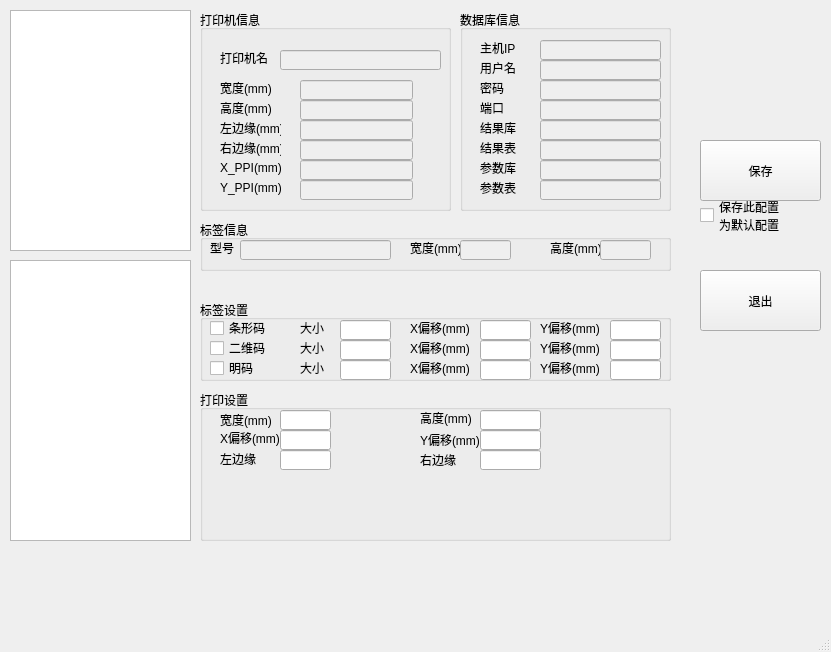
<?xml version="1.0" encoding="UTF-8"?>
<ui version="4.0">
 <class>MainWindow</class>
 <widget class="QMainWindow" name="MainWindow">
  <property name="geometry">
   <rect>
    <x>0</x>
    <y>0</y>
    <width>831</width>
    <height>652</height>
   </rect>
  </property>
  <property name="windowTitle">
   <string>产品标签打印设置</string>
  </property>
  <widget class="QWidget" name="centralwidget">
   <widget class="QPushButton" name="btn_save_config">
    <property name="geometry">
     <rect>
      <x>700</x>
      <y>140</y>
      <width>121</width>
      <height>61</height>
     </rect>
    </property>
    <property name="text">
     <string>保存</string>
    </property>
   </widget>
   <widget class="QListView" name="lsv_printer_names">
    <property name="geometry">
     <rect>
      <x>10</x>
      <y>10</y>
      <width>181</width>
      <height>241</height>
     </rect>
    </property>
   </widget>
   <widget class="QGroupBox" name="gbx_printer_info">
    <property name="geometry">
     <rect>
      <x>200</x>
      <y>10</y>
      <width>251</width>
      <height>201</height>
     </rect>
    </property>
    <property name="title">
     <string>打印机信息</string>
    </property>
    <widget class="QLabel" name="label">
     <property name="geometry">
      <rect>
       <x>20</x>
       <y>40</y>
       <width>51</width>
       <height>16</height>
      </rect>
     </property>
     <property name="text">
      <string>打印机名</string>
     </property>
    </widget>
    <widget class="QLabel" name="label_2">
     <property name="geometry">
      <rect>
       <x>20</x>
       <y>70</y>
       <width>51</width>
       <height>16</height>
      </rect>
     </property>
     <property name="text">
      <string>宽度(mm)</string>
     </property>
    </widget>
    <widget class="QLabel" name="label_3">
     <property name="geometry">
      <rect>
       <x>20</x>
       <y>90</y>
       <width>51</width>
       <height>16</height>
      </rect>
     </property>
     <property name="text">
      <string>高度(mm)</string>
     </property>
    </widget>
    <widget class="QLabel" name="label_4">
     <property name="geometry">
      <rect>
       <x>20</x>
       <y>110</y>
       <width>61</width>
       <height>16</height>
      </rect>
     </property>
     <property name="text">
      <string>左边缘(mm)</string>
     </property>
    </widget>
    <widget class="QLabel" name="label_5">
     <property name="geometry">
      <rect>
       <x>20</x>
       <y>130</y>
       <width>61</width>
       <height>16</height>
      </rect>
     </property>
     <property name="text">
      <string>右边缘(mm)</string>
     </property>
    </widget>
    <widget class="QLabel" name="label_6">
     <property name="geometry">
      <rect>
       <x>20</x>
       <y>150</y>
       <width>61</width>
       <height>16</height>
      </rect>
     </property>
     <property name="text">
      <string>X_PPI(mm)</string>
     </property>
    </widget>
    <widget class="QLabel" name="label_7">
     <property name="geometry">
      <rect>
       <x>20</x>
       <y>170</y>
       <width>61</width>
       <height>16</height>
      </rect>
     </property>
     <property name="text">
      <string>Y_PPI(mm)</string>
     </property>
    </widget>
    <widget class="QLineEdit" name="led_printer_name">
     <property name="enabled">
      <bool>false</bool>
     </property>
     <property name="geometry">
      <rect>
       <x>80</x>
       <y>40</y>
       <width>161</width>
       <height>20</height>
      </rect>
     </property>
    </widget>
    <widget class="QLineEdit" name="led_printer_width">
     <property name="enabled">
      <bool>false</bool>
     </property>
     <property name="geometry">
      <rect>
       <x>100</x>
       <y>70</y>
       <width>113</width>
       <height>20</height>
      </rect>
     </property>
     <property name="readOnly">
      <bool>true</bool>
     </property>
    </widget>
    <widget class="QLineEdit" name="led_printer_height">
     <property name="enabled">
      <bool>false</bool>
     </property>
     <property name="geometry">
      <rect>
       <x>100</x>
       <y>90</y>
       <width>113</width>
       <height>20</height>
      </rect>
     </property>
     <property name="readOnly">
      <bool>true</bool>
     </property>
    </widget>
    <widget class="QLineEdit" name="led_printer_left_margin">
     <property name="enabled">
      <bool>false</bool>
     </property>
     <property name="geometry">
      <rect>
       <x>100</x>
       <y>110</y>
       <width>113</width>
       <height>20</height>
      </rect>
     </property>
     <property name="readOnly">
      <bool>true</bool>
     </property>
    </widget>
    <widget class="QLineEdit" name="led_printer_y_ppi">
     <property name="enabled">
      <bool>false</bool>
     </property>
     <property name="geometry">
      <rect>
       <x>100</x>
       <y>170</y>
       <width>113</width>
       <height>20</height>
      </rect>
     </property>
     <property name="readOnly">
      <bool>true</bool>
     </property>
    </widget>
    <widget class="QLineEdit" name="led_printer_x_ppi">
     <property name="enabled">
      <bool>false</bool>
     </property>
     <property name="geometry">
      <rect>
       <x>100</x>
       <y>150</y>
       <width>113</width>
       <height>20</height>
      </rect>
     </property>
     <property name="readOnly">
      <bool>true</bool>
     </property>
    </widget>
    <widget class="QLineEdit" name="led_printer_right_margin">
     <property name="enabled">
      <bool>false</bool>
     </property>
     <property name="geometry">
      <rect>
       <x>100</x>
       <y>130</y>
       <width>113</width>
       <height>20</height>
      </rect>
     </property>
     <property name="readOnly">
      <bool>true</bool>
     </property>
    </widget>
    <widget class="QLabel" name="label_8">
     <property name="geometry">
      <rect>
       <x>300</x>
       <y>130</y>
       <width>61</width>
       <height>16</height>
      </rect>
     </property>
     <property name="text">
      <string>右边缘(mm)</string>
     </property>
    </widget>
    <widget class="QLineEdit" name="led_printer_left_edge_2">
     <property name="geometry">
      <rect>
       <x>380</x>
       <y>110</y>
       <width>113</width>
       <height>20</height>
      </rect>
     </property>
    </widget>
    <widget class="QLineEdit" name="led_printer_right_edge_2">
     <property name="geometry">
      <rect>
       <x>380</x>
       <y>130</y>
       <width>113</width>
       <height>20</height>
      </rect>
     </property>
    </widget>
    <widget class="QLabel" name="label_9">
     <property name="geometry">
      <rect>
       <x>300</x>
       <y>150</y>
       <width>61</width>
       <height>16</height>
      </rect>
     </property>
     <property name="text">
      <string>X_PPI(mm)</string>
     </property>
    </widget>
    <widget class="QLabel" name="label_10">
     <property name="geometry">
      <rect>
       <x>300</x>
       <y>90</y>
       <width>51</width>
       <height>16</height>
      </rect>
     </property>
     <property name="text">
      <string>高度(mm)</string>
     </property>
    </widget>
    <widget class="QLineEdit" name="led_printer_height_2">
     <property name="geometry">
      <rect>
       <x>380</x>
       <y>90</y>
       <width>113</width>
       <height>20</height>
      </rect>
     </property>
    </widget>
    <widget class="QLineEdit" name="led_printer_x_ppi_2">
     <property name="geometry">
      <rect>
       <x>380</x>
       <y>150</y>
       <width>113</width>
       <height>20</height>
      </rect>
     </property>
    </widget>
    <widget class="QLabel" name="label_11">
     <property name="geometry">
      <rect>
       <x>300</x>
       <y>70</y>
       <width>51</width>
       <height>16</height>
      </rect>
     </property>
     <property name="text">
      <string>宽度(mm)</string>
     </property>
    </widget>
    <widget class="QLabel" name="label_12">
     <property name="geometry">
      <rect>
       <x>300</x>
       <y>110</y>
       <width>61</width>
       <height>16</height>
      </rect>
     </property>
     <property name="text">
      <string>左边缘(mm)</string>
     </property>
    </widget>
    <widget class="QLabel" name="label_13">
     <property name="geometry">
      <rect>
       <x>300</x>
       <y>170</y>
       <width>61</width>
       <height>16</height>
      </rect>
     </property>
     <property name="text">
      <string>Y_PPI(mm)</string>
     </property>
    </widget>
    <widget class="QLineEdit" name="led_printer_y_ppi_2">
     <property name="geometry">
      <rect>
       <x>380</x>
       <y>170</y>
       <width>113</width>
       <height>20</height>
      </rect>
     </property>
    </widget>
    <widget class="QLineEdit" name="led_printer_width_2">
     <property name="geometry">
      <rect>
       <x>380</x>
       <y>70</y>
       <width>113</width>
       <height>20</height>
      </rect>
     </property>
    </widget>
   </widget>
   <widget class="QGroupBox" name="grobox_database">
    <property name="geometry">
     <rect>
      <x>460</x>
      <y>10</y>
      <width>211</width>
      <height>201</height>
     </rect>
    </property>
    <property name="title">
     <string>数据库信息</string>
    </property>
    <widget class="QLabel" name="label_14">
     <property name="geometry">
      <rect>
       <x>20</x>
       <y>30</y>
       <width>41</width>
       <height>16</height>
      </rect>
     </property>
     <property name="text">
      <string>主机IP</string>
     </property>
    </widget>
    <widget class="QLabel" name="label_15">
     <property name="geometry">
      <rect>
       <x>20</x>
       <y>50</y>
       <width>41</width>
       <height>16</height>
      </rect>
     </property>
     <property name="text">
      <string>用户名</string>
     </property>
    </widget>
    <widget class="QLabel" name="label_16">
     <property name="geometry">
      <rect>
       <x>20</x>
       <y>110</y>
       <width>51</width>
       <height>16</height>
      </rect>
     </property>
     <property name="text">
      <string>结果库</string>
     </property>
    </widget>
    <widget class="QLabel" name="label_17">
     <property name="geometry">
      <rect>
       <x>20</x>
       <y>70</y>
       <width>41</width>
       <height>16</height>
      </rect>
     </property>
     <property name="text">
      <string>密码</string>
     </property>
    </widget>
    <widget class="QLabel" name="label_18">
     <property name="geometry">
      <rect>
       <x>20</x>
       <y>90</y>
       <width>51</width>
       <height>16</height>
      </rect>
     </property>
     <property name="text">
      <string>端口</string>
     </property>
    </widget>
    <widget class="QLabel" name="label_19">
     <property name="geometry">
      <rect>
       <x>20</x>
       <y>130</y>
       <width>51</width>
       <height>16</height>
      </rect>
     </property>
     <property name="text">
      <string>结果表</string>
     </property>
    </widget>
    <widget class="QLineEdit" name="led_db_ip">
     <property name="enabled">
      <bool>false</bool>
     </property>
     <property name="geometry">
      <rect>
       <x>80</x>
       <y>30</y>
       <width>121</width>
       <height>20</height>
      </rect>
     </property>
    </widget>
    <widget class="QLineEdit" name="led_db_user">
     <property name="enabled">
      <bool>false</bool>
     </property>
     <property name="geometry">
      <rect>
       <x>80</x>
       <y>50</y>
       <width>121</width>
       <height>20</height>
      </rect>
     </property>
    </widget>
    <widget class="QLineEdit" name="led_db_chk_name">
     <property name="enabled">
      <bool>false</bool>
     </property>
     <property name="geometry">
      <rect>
       <x>80</x>
       <y>110</y>
       <width>121</width>
       <height>20</height>
      </rect>
     </property>
    </widget>
    <widget class="QLineEdit" name="led_db_pw">
     <property name="enabled">
      <bool>false</bool>
     </property>
     <property name="geometry">
      <rect>
       <x>80</x>
       <y>70</y>
       <width>121</width>
       <height>20</height>
      </rect>
     </property>
    </widget>
    <widget class="QLineEdit" name="led_db_chk_table">
     <property name="enabled">
      <bool>false</bool>
     </property>
     <property name="geometry">
      <rect>
       <x>80</x>
       <y>130</y>
       <width>121</width>
       <height>20</height>
      </rect>
     </property>
    </widget>
    <widget class="QLineEdit" name="led_db_port">
     <property name="enabled">
      <bool>false</bool>
     </property>
     <property name="geometry">
      <rect>
       <x>80</x>
       <y>90</y>
       <width>121</width>
       <height>20</height>
      </rect>
     </property>
    </widget>
    <widget class="QLabel" name="label_41">
     <property name="geometry">
      <rect>
       <x>20</x>
       <y>150</y>
       <width>51</width>
       <height>16</height>
      </rect>
     </property>
     <property name="text">
      <string>参数库</string>
     </property>
    </widget>
    <widget class="QLineEdit" name="led_db_rec_name">
     <property name="enabled">
      <bool>false</bool>
     </property>
     <property name="geometry">
      <rect>
       <x>80</x>
       <y>150</y>
       <width>121</width>
       <height>20</height>
      </rect>
     </property>
    </widget>
    <widget class="QLabel" name="label_42">
     <property name="geometry">
      <rect>
       <x>20</x>
       <y>170</y>
       <width>51</width>
       <height>16</height>
      </rect>
     </property>
     <property name="text">
      <string>参数表</string>
     </property>
    </widget>
    <widget class="QLineEdit" name="led_db_rec_table">
     <property name="enabled">
      <bool>false</bool>
     </property>
     <property name="geometry">
      <rect>
       <x>80</x>
       <y>170</y>
       <width>121</width>
       <height>20</height>
      </rect>
     </property>
    </widget>
   </widget>
   <widget class="QGroupBox" name="gbx_label_setting">
    <property name="geometry">
     <rect>
      <x>200</x>
      <y>300</y>
      <width>471</width>
      <height>81</height>
     </rect>
    </property>
    <property name="title">
     <string>标签设置</string>
    </property>
    <widget class="QLabel" name="label_23">
     <property name="geometry">
      <rect>
       <x>100</x>
       <y>20</y>
       <width>31</width>
       <height>16</height>
      </rect>
     </property>
     <property name="text">
      <string>大小</string>
     </property>
    </widget>
    <widget class="QLabel" name="label_24">
     <property name="geometry">
      <rect>
       <x>100</x>
       <y>60</y>
       <width>31</width>
       <height>16</height>
      </rect>
     </property>
     <property name="text">
      <string>大小</string>
     </property>
    </widget>
    <widget class="QLabel" name="label_25">
     <property name="geometry">
      <rect>
       <x>100</x>
       <y>40</y>
       <width>31</width>
       <height>16</height>
      </rect>
     </property>
     <property name="text">
      <string>大小</string>
     </property>
    </widget>
    <widget class="QCheckBox" name="ckb_use_barcode">
     <property name="geometry">
      <rect>
       <x>10</x>
       <y>20</y>
       <width>71</width>
       <height>16</height>
      </rect>
     </property>
     <property name="text">
      <string>条形码</string>
     </property>
    </widget>
    <widget class="QCheckBox" name="ckb_use_qrcode">
     <property name="geometry">
      <rect>
       <x>10</x>
       <y>40</y>
       <width>71</width>
       <height>16</height>
      </rect>
     </property>
     <property name="text">
      <string>二维码</string>
     </property>
    </widget>
    <widget class="QCheckBox" name="ckb_use_hr">
     <property name="geometry">
      <rect>
       <x>10</x>
       <y>60</y>
       <width>71</width>
       <height>16</height>
      </rect>
     </property>
     <property name="text">
      <string>明码</string>
     </property>
    </widget>
    <widget class="QLineEdit" name="led_label_barcode_size">
     <property name="geometry">
      <rect>
       <x>140</x>
       <y>20</y>
       <width>51</width>
       <height>20</height>
      </rect>
     </property>
    </widget>
    <widget class="QLineEdit" name="led_label_hr_size">
     <property name="geometry">
      <rect>
       <x>140</x>
       <y>60</y>
       <width>51</width>
       <height>20</height>
      </rect>
     </property>
    </widget>
    <widget class="QLineEdit" name="led_label_qrcode_size">
     <property name="geometry">
      <rect>
       <x>140</x>
       <y>40</y>
       <width>51</width>
       <height>20</height>
      </rect>
     </property>
    </widget>
    <widget class="QLabel" name="label_28">
     <property name="geometry">
      <rect>
       <x>210</x>
       <y>40</y>
       <width>61</width>
       <height>16</height>
      </rect>
     </property>
     <property name="text">
      <string>X偏移(mm)</string>
     </property>
    </widget>
    <widget class="QLineEdit" name="led_label_barcode_x_offset">
     <property name="geometry">
      <rect>
       <x>280</x>
       <y>20</y>
       <width>51</width>
       <height>20</height>
      </rect>
     </property>
    </widget>
    <widget class="QLineEdit" name="led_label_qrcode_x_offset">
     <property name="geometry">
      <rect>
       <x>280</x>
       <y>40</y>
       <width>51</width>
       <height>20</height>
      </rect>
     </property>
    </widget>
    <widget class="QLineEdit" name="led_label_hr_x_offset">
     <property name="geometry">
      <rect>
       <x>280</x>
       <y>60</y>
       <width>51</width>
       <height>20</height>
      </rect>
     </property>
    </widget>
    <widget class="QLabel" name="label_29">
     <property name="geometry">
      <rect>
       <x>210</x>
       <y>20</y>
       <width>61</width>
       <height>16</height>
      </rect>
     </property>
     <property name="text">
      <string>X偏移(mm)</string>
     </property>
    </widget>
    <widget class="QLabel" name="label_31">
     <property name="geometry">
      <rect>
       <x>210</x>
       <y>60</y>
       <width>61</width>
       <height>16</height>
      </rect>
     </property>
     <property name="text">
      <string>X偏移(mm)</string>
     </property>
    </widget>
    <widget class="QLineEdit" name="led_label_qrcode_y_offset">
     <property name="geometry">
      <rect>
       <x>410</x>
       <y>40</y>
       <width>51</width>
       <height>20</height>
      </rect>
     </property>
    </widget>
    <widget class="QLabel" name="label_33">
     <property name="geometry">
      <rect>
       <x>340</x>
       <y>40</y>
       <width>61</width>
       <height>16</height>
      </rect>
     </property>
     <property name="text">
      <string>Y偏移(mm)</string>
     </property>
    </widget>
    <widget class="QLabel" name="label_34">
     <property name="geometry">
      <rect>
       <x>340</x>
       <y>20</y>
       <width>61</width>
       <height>16</height>
      </rect>
     </property>
     <property name="text">
      <string>Y偏移(mm)</string>
     </property>
    </widget>
    <widget class="QLineEdit" name="led_label_hr_y_offset">
     <property name="geometry">
      <rect>
       <x>410</x>
       <y>60</y>
       <width>51</width>
       <height>20</height>
      </rect>
     </property>
    </widget>
    <widget class="QLabel" name="label_37">
     <property name="geometry">
      <rect>
       <x>340</x>
       <y>60</y>
       <width>61</width>
       <height>16</height>
      </rect>
     </property>
     <property name="text">
      <string>Y偏移(mm)</string>
     </property>
    </widget>
    <widget class="QLineEdit" name="led_label_barcode_y_offset">
     <property name="geometry">
      <rect>
       <x>410</x>
       <y>20</y>
       <width>51</width>
       <height>20</height>
      </rect>
     </property>
    </widget>
    <zorder>label_23</zorder>
    <zorder>label_24</zorder>
    <zorder>label_25</zorder>
    <zorder>ckb_use_barcode</zorder>
    <zorder>ckb_use_qrcode</zorder>
    <zorder>ckb_use_hr</zorder>
    <zorder>led_label_barcode_size</zorder>
    <zorder>led_label_hr_size</zorder>
    <zorder>led_label_qrcode_size</zorder>
    <zorder>led_label_barcode_x_offset</zorder>
    <zorder>led_label_qrcode_x_offset</zorder>
    <zorder>led_label_hr_x_offset</zorder>
    <zorder>label_29</zorder>
    <zorder>label_31</zorder>
    <zorder>led_label_qrcode_y_offset</zorder>
    <zorder>label_33</zorder>
    <zorder>label_34</zorder>
    <zorder>led_label_hr_y_offset</zorder>
    <zorder>label_37</zorder>
    <zorder>led_label_barcode_y_offset</zorder>
    <zorder>label_28</zorder>
   </widget>
   <widget class="QPushButton" name="btn_quit_config">
    <property name="geometry">
     <rect>
      <x>700</x>
      <y>270</y>
      <width>121</width>
      <height>61</height>
     </rect>
    </property>
    <property name="text">
     <string>退出</string>
    </property>
   </widget>
   <widget class="QGroupBox" name="gbx_add_label">
    <property name="geometry">
     <rect>
      <x>200</x>
      <y>390</y>
      <width>471</width>
      <height>151</height>
     </rect>
    </property>
    <property name="title">
     <string>打印设置</string>
    </property>
    <widget class="QLineEdit" name="led_add_label_x_offset">
     <property name="geometry">
      <rect>
       <x>80</x>
       <y>40</y>
       <width>51</width>
       <height>20</height>
      </rect>
     </property>
    </widget>
    <widget class="QLabel" name="label_45">
     <property name="geometry">
      <rect>
       <x>20</x>
       <y>40</y>
       <width>61</width>
       <height>16</height>
      </rect>
     </property>
     <property name="text">
      <string>X偏移(mm)</string>
     </property>
    </widget>
    <widget class="QLabel" name="label_46">
     <property name="geometry">
      <rect>
       <x>220</x>
       <y>40</y>
       <width>61</width>
       <height>20</height>
      </rect>
     </property>
     <property name="text">
      <string>Y偏移(mm)</string>
     </property>
    </widget>
    <widget class="QLineEdit" name="led_add_label_y_offset">
     <property name="geometry">
      <rect>
       <x>280</x>
       <y>40</y>
       <width>61</width>
       <height>20</height>
      </rect>
     </property>
    </widget>
    <widget class="QLabel" name="label_47">
     <property name="geometry">
      <rect>
       <x>20</x>
       <y>20</y>
       <width>61</width>
       <height>20</height>
      </rect>
     </property>
     <property name="text">
      <string>宽度(mm)</string>
     </property>
    </widget>
    <widget class="QLineEdit" name="led_add_label_width">
     <property name="geometry">
      <rect>
       <x>80</x>
       <y>20</y>
       <width>51</width>
       <height>20</height>
      </rect>
     </property>
    </widget>
    <widget class="QLineEdit" name="led_add_label_right_margin">
     <property name="geometry">
      <rect>
       <x>280</x>
       <y>60</y>
       <width>61</width>
       <height>20</height>
      </rect>
     </property>
    </widget>
    <widget class="QLabel" name="label_50">
     <property name="geometry">
      <rect>
       <x>20</x>
       <y>60</y>
       <width>61</width>
       <height>16</height>
      </rect>
     </property>
     <property name="text">
      <string>&lt;html&gt;&lt;head/&gt;&lt;body&gt;&lt;p&gt;左边缘&lt;/p&gt;&lt;/body&gt;&lt;/html&gt;</string>
     </property>
    </widget>
    <widget class="QLineEdit" name="led_add_label_left_margin">
     <property name="geometry">
      <rect>
       <x>80</x>
       <y>60</y>
       <width>51</width>
       <height>20</height>
      </rect>
     </property>
    </widget>
    <widget class="QLabel" name="label_51">
     <property name="geometry">
      <rect>
       <x>220</x>
       <y>60</y>
       <width>61</width>
       <height>20</height>
      </rect>
     </property>
     <property name="text">
      <string>右边缘</string>
     </property>
    </widget>
    <widget class="QLabel" name="label_48">
     <property name="geometry">
      <rect>
       <x>220</x>
       <y>20</y>
       <width>51</width>
       <height>16</height>
      </rect>
     </property>
     <property name="text">
      <string>高度(mm)</string>
     </property>
    </widget>
    <widget class="QLineEdit" name="led_add_label_height">
     <property name="geometry">
      <rect>
       <x>280</x>
       <y>20</y>
       <width>61</width>
       <height>20</height>
      </rect>
     </property>
    </widget>
   </widget>
   <widget class="QCheckBox" name="ckb_change_default">
    <property name="geometry">
     <rect>
      <x>700</x>
      <y>200</y>
      <width>111</width>
      <height>31</height>
     </rect>
    </property>
    <property name="text">
     <string>保存此配置
为默认配置</string>
    </property>
   </widget>
   <widget class="QListView" name="lsv_label_size">
    <property name="geometry">
     <rect>
      <x>10</x>
      <y>260</y>
      <width>181</width>
      <height>281</height>
     </rect>
    </property>
   </widget>
   <widget class="QGroupBox" name="groupBox">
    <property name="geometry">
     <rect>
      <x>200</x>
      <y>220</y>
      <width>471</width>
      <height>51</height>
     </rect>
    </property>
    <property name="title">
     <string>标签信息</string>
    </property>
    <widget class="QLabel" name="label_height">
     <property name="geometry">
      <rect>
       <x>350</x>
       <y>20</y>
       <width>51</width>
       <height>16</height>
      </rect>
     </property>
     <property name="text">
      <string>高度(mm)</string>
     </property>
    </widget>
    <widget class="QLineEdit" name="led_label_height">
     <property name="enabled">
      <bool>false</bool>
     </property>
     <property name="geometry">
      <rect>
       <x>400</x>
       <y>20</y>
       <width>51</width>
       <height>20</height>
      </rect>
     </property>
    </widget>
    <widget class="QLabel" name="label_26">
     <property name="geometry">
      <rect>
       <x>210</x>
       <y>20</y>
       <width>51</width>
       <height>16</height>
      </rect>
     </property>
     <property name="text">
      <string>宽度(mm)</string>
     </property>
    </widget>
    <widget class="QLineEdit" name="led_label_model">
     <property name="enabled">
      <bool>false</bool>
     </property>
     <property name="geometry">
      <rect>
       <x>40</x>
       <y>20</y>
       <width>151</width>
       <height>20</height>
      </rect>
     </property>
     <property name="readOnly">
      <bool>true</bool>
     </property>
    </widget>
    <widget class="QLabel" name="label_20">
     <property name="geometry">
      <rect>
       <x>10</x>
       <y>20</y>
       <width>31</width>
       <height>16</height>
      </rect>
     </property>
     <property name="text">
      <string>型号</string>
     </property>
    </widget>
    <widget class="QLineEdit" name="led_label_width">
     <property name="enabled">
      <bool>false</bool>
     </property>
     <property name="geometry">
      <rect>
       <x>260</x>
       <y>20</y>
       <width>51</width>
       <height>20</height>
      </rect>
     </property>
    </widget>
   </widget>
  </widget>
  <widget class="QMenuBar" name="menubar">
   <property name="geometry">
    <rect>
     <x>0</x>
     <y>0</y>
     <width>831</width>
     <height>23</height>
    </rect>
   </property>
  </widget>
  <widget class="QStatusBar" name="statusbar"/>
 </widget>
 <resources/>
 <connections/>
</ui>
